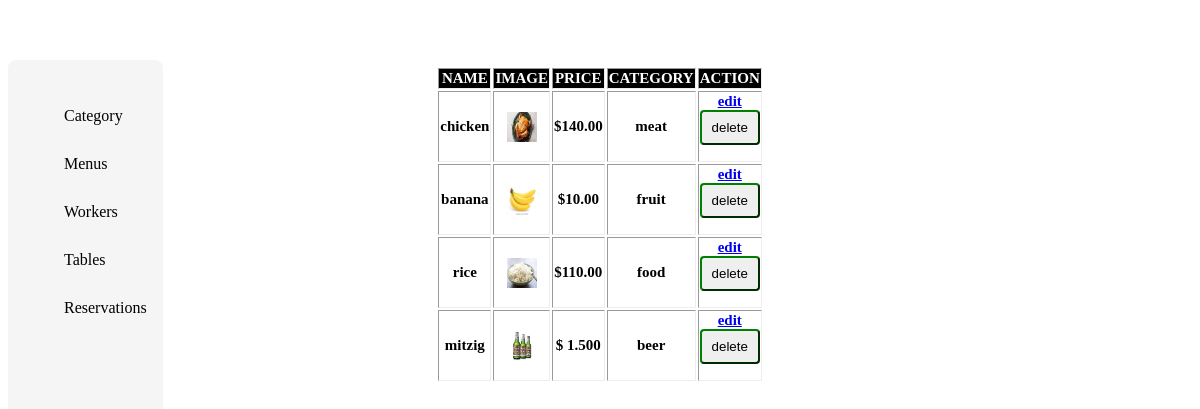
The app's page /admin_pages/view_menu.php with its own data.
### tables this page shows
CREATE TABLE `menu` (
  `id` bigint(20) NOT NULL,
  `name` varchar(191) NOT NULL,
  `image` varchar(191) NOT NULL,
  `price` varchar(10) NOT NULL,
  `description` varchar(191) NOT NULL,
  `category` varchar(100) NOT NULL,
  `created_at` timestamp NOT NULL DEFAULT current_timestamp() ON UPDATE current_timestamp()
);

### admin_pages/view_menu.php (the view, shortened to what this page needs)
<?php
include("../connection/connection.php");
?>
<html lang="en">
<head>
    <link rel="stylesheet" href="../admin_pages_css/style.css">
</head>
<body>
 <?php include("static_page.php") ?>
<div class="menu_container">
    <center>
    <table border="1">
    <thead>
        <tr>
            <th>
                NAME
            </th>
            <th>
                IMAGE
            </th>
            <th>
                PRICE
            </th>
            <th>
                CATEGORY
            </th>
            <th>Action</th>
        </tr>
    </thead>
    <?php
    $query = 'SELECT * FROM menu order by created_at DESC';
    $query_run = mysqli_query($con , $query);
    $sql = mysqli_num_rows($query_run);
    if($sql > 0)
    {
        while($row = mysqli_fetch_array($query_run))
        {
            ?>
            <tbody>
                <tr>
                    <td><?= $row['name']; ?></td>
                    <td >
                    <img style="width:30px;height:30px;"
                     src="../menu_images/<?= $row['image']; ?>"></td>
                    <td><?= $row['price']; ?></td>
                    <td><?= $row['category']; ?></td>
                    <td><a href="edit_menu.php?id=<?= $row['id'];?>">edit</a>
                    <form action="../functions/delete_menu.php?id=<?= $row['id'];?>"
                    method="post">
                        <input type="submit" value="delete" name="delete">
                    </form>
                </td>
                </tr>
            </tbody>
            <?php
        }
    }
    ?>
    </table>
    </center>
</div>
</body>
</html>

### admin_pages_css/style.css (style rules this page uses)
input { padding: 8px; width: 100%; border-radius: 4px; border-color: green; }

### admin_pages/view_menu.php (style rules this page uses)
table { border: none; font-size: 15px; font-weight: bold; padding: 6px; width: 20em; margin-top:4em; }
thead { background-color: black; color: white; padding: 5px; text-transform: uppercase; }
tbody { background-color: white; text-align:center; }

### records on screen
menu: name "chicken", image (picture), price "$140.00", category "meat"
menu: name "banana", image (picture), price "$10.00", category "fruit"
menu: name "rice", image (picture), price "$110.00", category "food"
menu: name "mitzig", image (picture), price "$ 1.500", category "beer"
